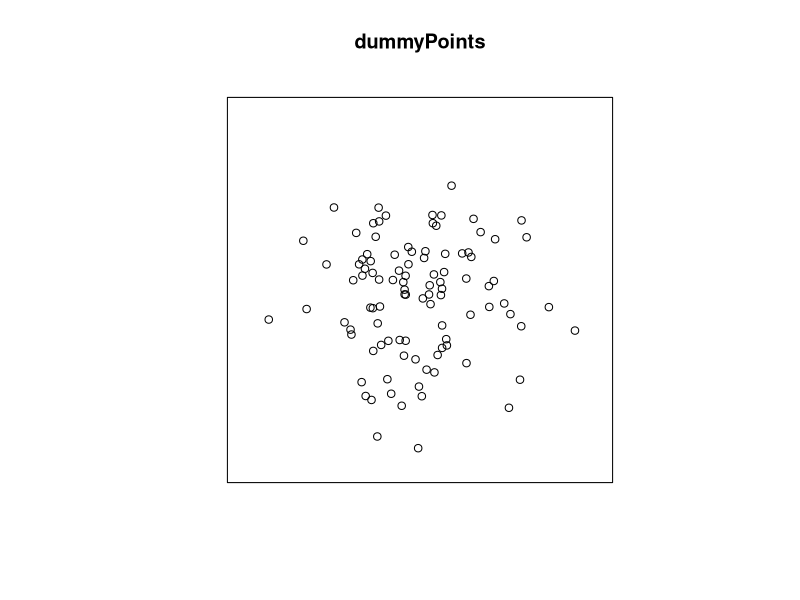
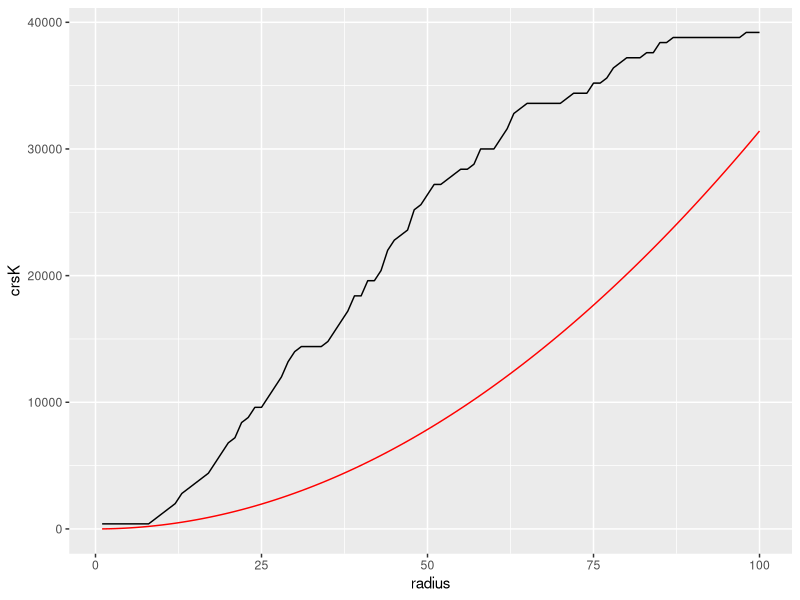
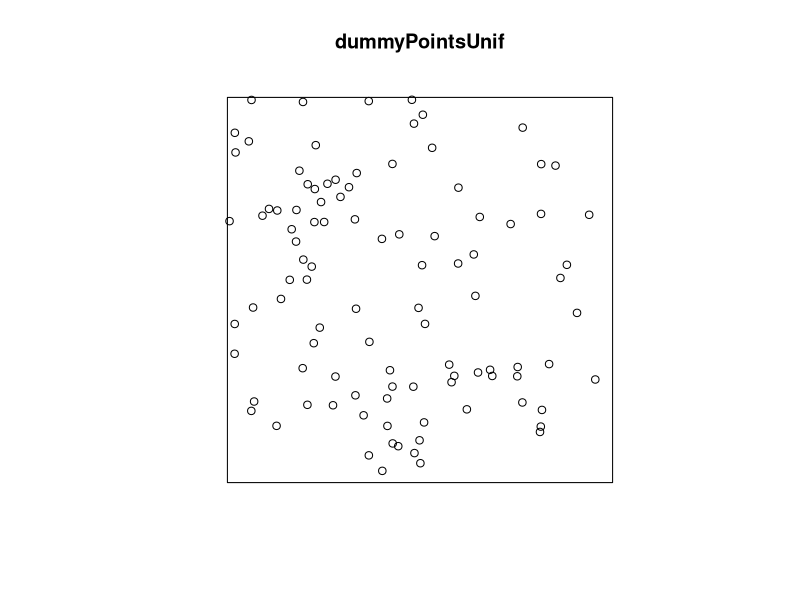
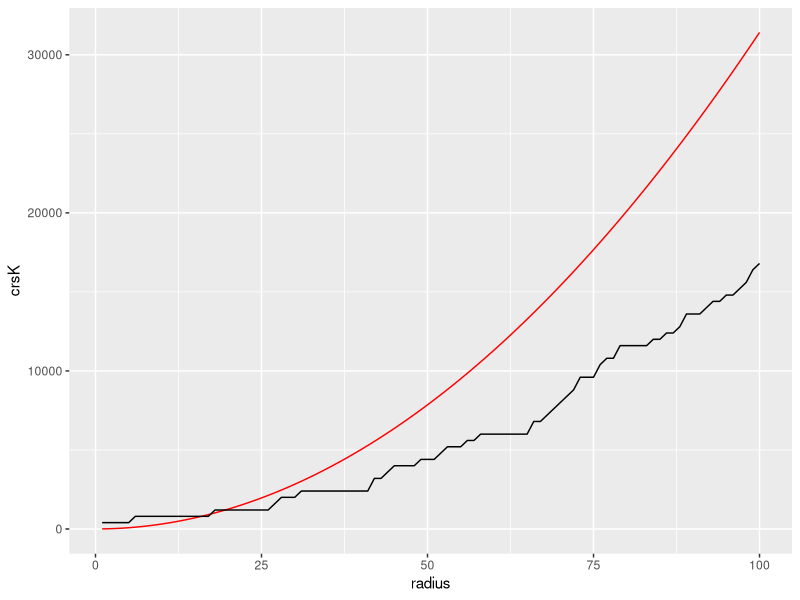

These figures' R source, in order:
#===================================Point patterns with Ripley's K====================
#This script creates two point patterns, one clusters and one unifor and builds
#a function to compute and plot Ripley's K for each

#load spatstat,sf and ggplot

library(spatstat)
library(ggplot2)
library(sf)

#First build a clustered point pattern. We can do this simply by generating random x and y coordinates
#drawn from the same normal distribution for each (this means tha values for x and y will tend towards the mean so we can be sure of a clumped patter)

#set seed value for reproduceability
set.seed(9)
x <- rnorm(100, 100, 30)
y <- rnorm(100, 100, 30)

#create point pattern within a 200 by 200 unit square
dummyPoints <- ppp(x = x, y = y, window = square(200))

#plot
plot(dummyPoints)
points=dummyPoints

#create series of radii
r=1:100

#function to comute Ripley's K
funRipley=function(x,points){
  
  #get the intensity of the point pattern (~denisty)
  I=intensity(points)  
  
  #create two lists, one to collect theoreteical K values (assuming complete spatial randomness - CSR) 
  csrList=list()
  #and one for the empirical K (for the actual point pattern)
  kList=list()
  
  #for loop to iterate over all points and count the number of other points within distance x
  for(i in length(points)){
    #theoretical K under CSR is just intensity times the area of a circle with radius x divided by intensity, so just pi*r^2
    csrK=pi*x^2
    
    #now create a buffer of radius x and count all points within that buffer
    
    #buffer
    buff.i=st_buffer(st_as_sf(points[i]),dist=x)
    
    #the above buffer will buffer both the point and the window - we just want the point
    buff.i=buff.i[buff.i$label=="point",]
    
    #number of points within the buffer (minus the focal point itself- that doesn't count)
    numPoints=nrow(st_as_sf(points)[buff.i,])-1
    
    #K value 
    k=numPoints/I
    
    #add theoretical K to the list
    csrList[[i]]=csrK
    #add the actual K to the other list
    kList[[i]]=k
    
    
  }
  
  df=data.frame(radius=x,crsK=mean(unlist(csrList)),empK=mean(unlist(kList)))
  
  return(df)
  
}



#Run function
dummyK=lapply(r,FUN=funRipley,points=dummyPoints)


#Collect results together
kResults=do.call("rbind",dummyK)

#plot with ggplot
ggplot(kResults)+geom_line(aes(x=radius,y=crsK),col="red")+geom_line(aes(x=radius,y=empK),col="black")


#====================Build uniform point pattern

set.seed(11)
x <- runif(100, 1, 200)
y <- runif(100, 1, 200)

#build uniform ppp
dummyPointsUnif <- ppp(x = x, y = y, window = square(200))

#inspect
plot(dummyPointsUnif)



#run the function on the uniform ppp
dummyK_Unif=lapply(r,FUN=funRipley,points=dummyPointsUnif)


#collect results
kResultsUnif=do.call("rbind",dummyK_Unif)

#plot
ggplot(kResultsUnif)+geom_line(aes(x=radius,y=crsK),col="red")+geom_line(aes(x=radius,y=empK),col="black")
